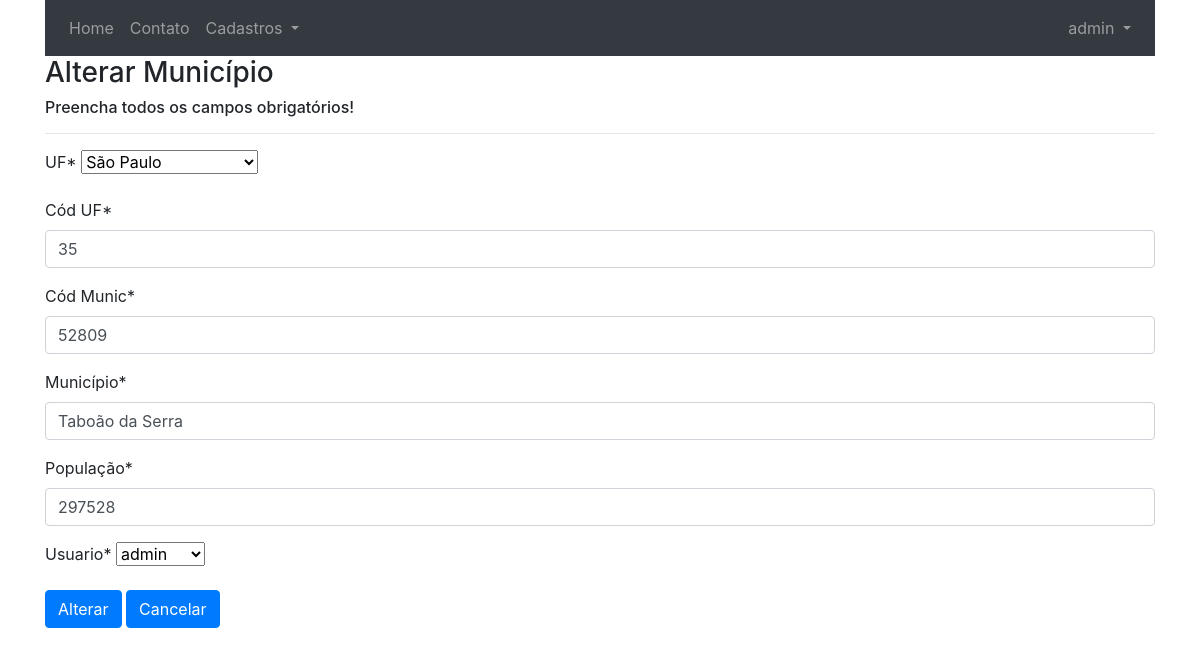
Before: /editar/municipio/1/ (signed in) with the older database file.
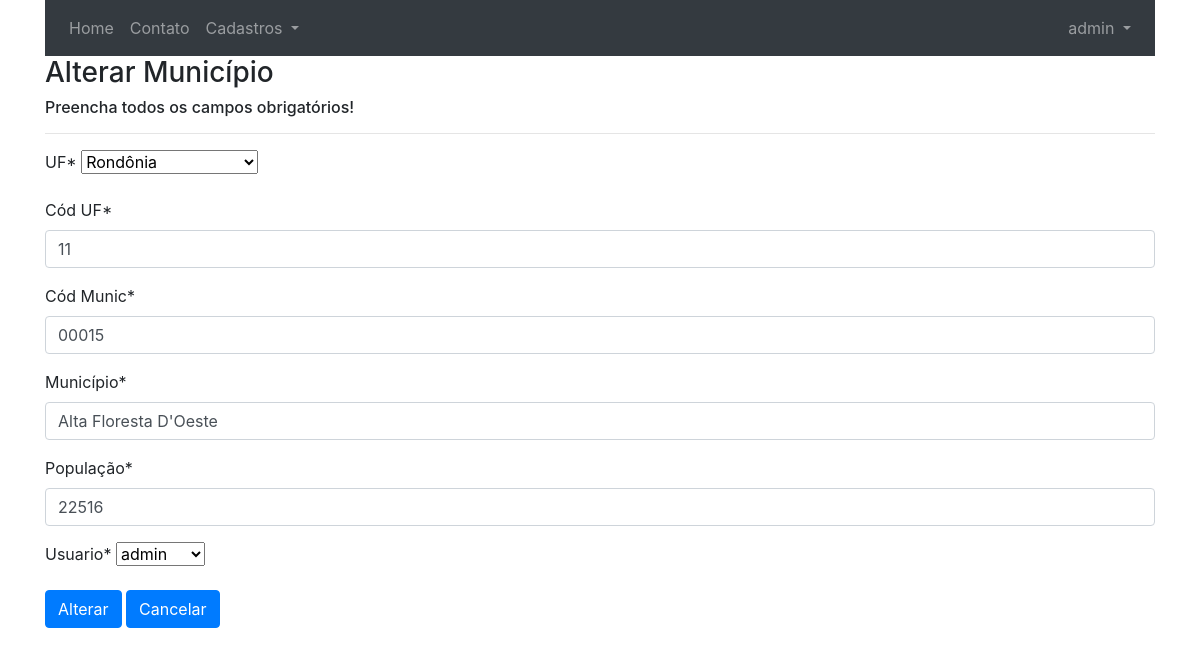
After: the same page with the newer database file.
### cadastros/models.py (models this page shows, shortened)
class Municipio(models.Model):
    uf = models.CharField(max_length=2, choices=ESTADOS_BRASILEIROS, verbose_name="UF")                # noqa : E501
    cod_uf = models.IntegerField(max_length=2, verbose_name="Cód UF")
    cod_munic = models.CharField(max_length=5, verbose_name="Cód Munic")
    municipio = models.CharField(max_length=100, verbose_name="Município")
    populacao = models.DecimalField(max_digits=10, decimal_places=0, verbose_name="População")         # noqa : E501
    usuario = models.ForeignKey(User, on_delete=models.PROTECT)
    class Meta:
        verbose_name = 'Município'
        verbose_name_plural = 'Municípios'

### cadastros/views.py (the view)
# urls.py: path('editar/municipio/<int:pk>/', MunicipioUpdate.as_view(), name='editar-municipio'),         # noqa : E501
class MunicipioUpdate(GroupRequiredMixin, LoginRequiredMixin, UpdateView):
    login_url = reverse_lazy('login')
    group_required = u"Administrador"
    model = Municipio
    fields = ['uf', 'cod_uf', 'cod_munic', 'municipio', 'populacao', 'usuario']
    template_name = 'cadastros/form.html'
    success_url = reverse_lazy('listar-municipios')
    def get_context_data(self, *args, **kwargs):
        context = super().get_context_data(*args, **kwargs)
        context['titulo'] = 'Alterar Município'
        context['botao'] = 'Alterar'
        return context
    def get_object(self, queryset=None):
        self.object = get_object_or_404(Municipio, pk=self.kwargs['pk'],usuario=self.request.user)                  # noqa : E501
        return self.object

### cadastros/templates/cadastros/form.html (shortened to what this page needs)
{% extends 'core/base.html' %}
{% load static %}
{% load crispy_forms_tags %}
{% block content %}
    <h3>{{ titulo }}</h3>
    <h6>Preencha todos os campos obrigatórios!</h6>
    <hr>
    <form method="post">
        {{ form|crispy }}
        <button class="btn btn-primary" type="submit">{{ botao }}</button>
        <a class="btn btn-primary" href="{% url 'index' %}">Cancelar</a>
    </form>
{% endblock %}

Changed rows visible on the page:
changed Municipio "admin": uf "São Paulo" → "Rondônia"; cod_uf "35" → "11"; cod_munic "52809" → "00015"; municipio "Taboão da Serra" → "Alta Floresta D'Oeste"; populacao "297528" → "22516"
